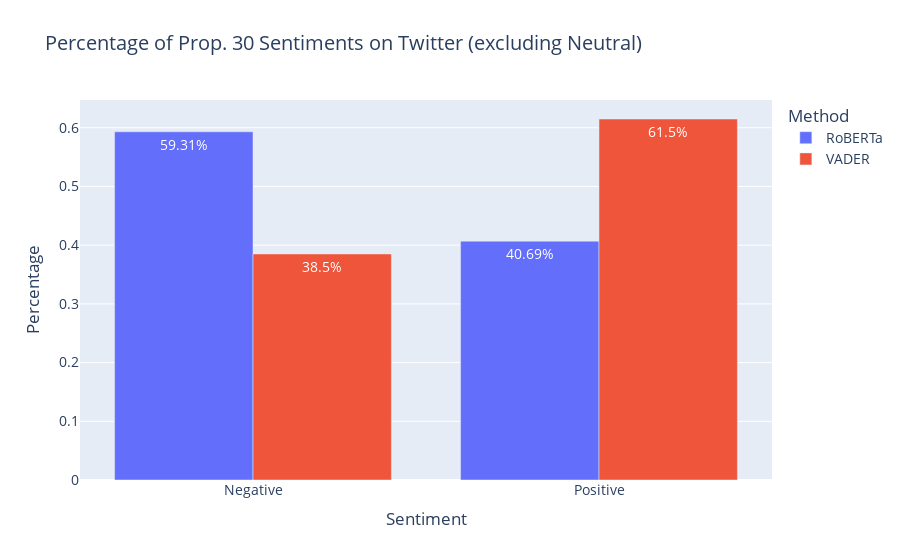

Source (notebook cell):
### Code cell
fig_perc_no_neutral = px.bar(data_frame=counts_no_neutral_df, 
                 x = 'Sentiment', 
                 y = 'Percentage', 
                 color = 'Method', 
                 barmode = 'group', 
                 title = 'Percentage of Prop. 30 Sentiments on Twitter (excluding Neutral)', 
                 text = 'Str Percentage')
fig_perc_no_neutral.update_traces(textposition = 'inside', textfont_color = 'white')
fig_perc_no_neutral.update_layout(xaxis = {'categoryorder': 'array', 'categoryarray': ['Negative', 'Positive']},
                      font_size = 14)
fig_perc_no_neutral.show()

### Figure 1 — Plotly figure (JSON) as saved in the notebook; plotly's stock layout.template omitted (floating-point values rounded to 4 significant figures)
{"data": [{"alignmentgroup": "True", "hovertemplate": "Method=RoBERTa<br>Sentiment=%{x}<br>Percentage=%{y}<br>Str Percentage=%{text}<extra></extra>", "legendgroup": "RoBERTa", "marker": {"color": "#636efa", "pattern": {"shape": ""}}, "name": "RoBERTa", "offsetgroup": "RoBERTa", "orientation": "v", "showlegend": true, "text": ["59.31%", "40.69%"], "textfont": {"color": "white"}, "textposition": "inside", "type": "bar", "x": ["Negative", "Positive"], "xaxis": "x", "y": [0.5931, 0.4069], "yaxis": "y"}, {"alignmentgroup": "True", "hovertemplate": "Method=VADER<br>Sentiment=%{x}<br>Percentage=%{y}<br>Str Percentage=%{text}<extra></extra>", "legendgroup": "VADER", "marker": {"color": "#EF553B", "pattern": {"shape": ""}}, "name": "VADER", "offsetgroup": "VADER", "orientation": "v", "showlegend": true, "text": ["61.5%", "38.5%"], "textfont": {"color": "white"}, "textposition": "inside", "type": "bar", "x": ["Positive", "Negative"], "xaxis": "x", "y": [0.615, 0.385], "yaxis": "y"}], "layout": {"barmode": "group", "font": {"size": 14}, "legend": {"title": {"text": "Method"}, "tracegroupgap": 0}, "title": {"text": "Percentage of Prop. 30 Sentiments on Twitter (excluding Neutral)"}, "xaxis": {"anchor": "y", "categoryarray": ["Negative", "Positive"], "categoryorder": "array", "domain": [0, 1], "title": {"text": "Sentiment"}}, "yaxis": {"anchor": "x", "domain": [0, 1], "title": {"text": "Percentage"}}}}
